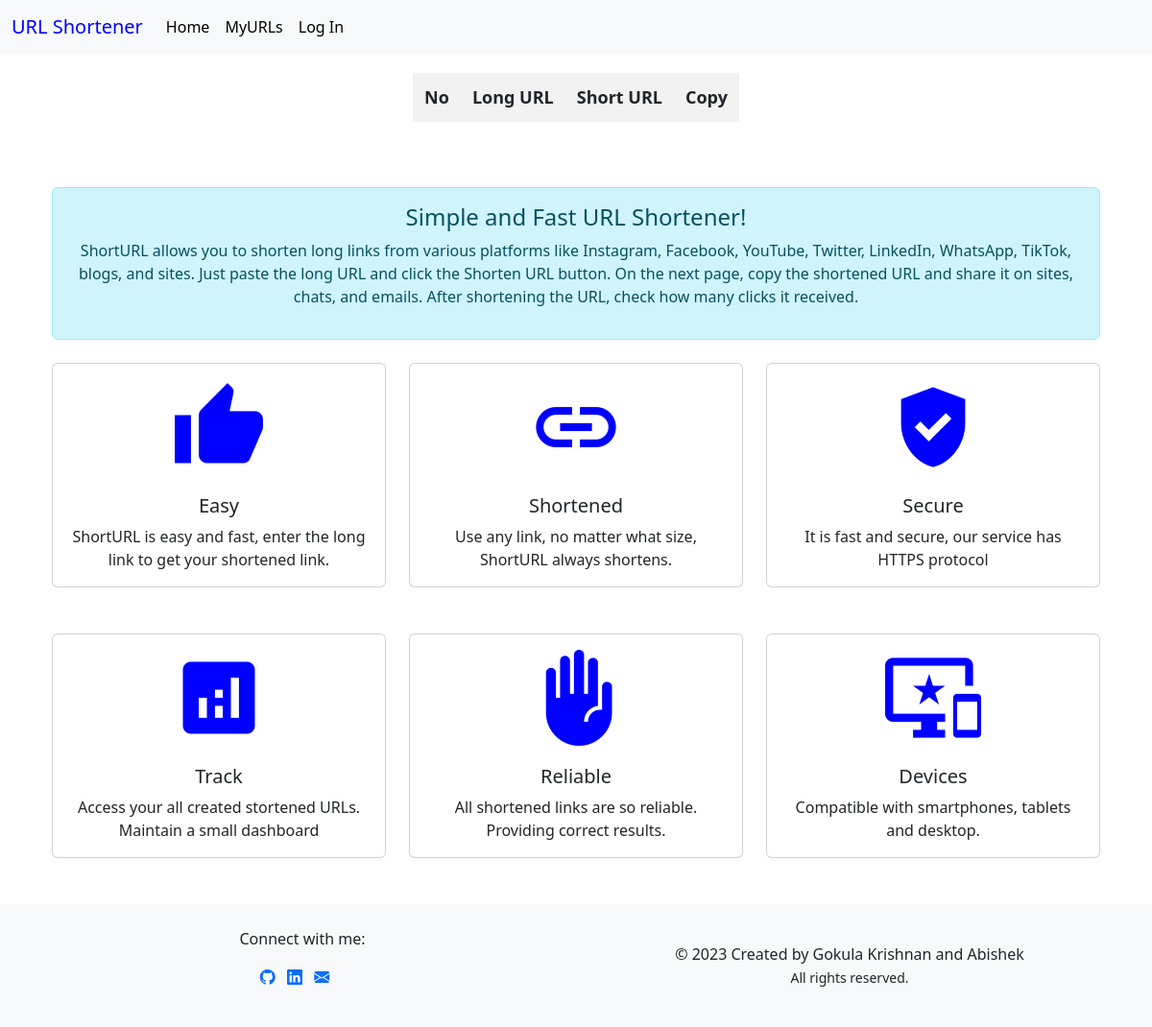
/myurl/1/, run on an earlier commit of the app's database.
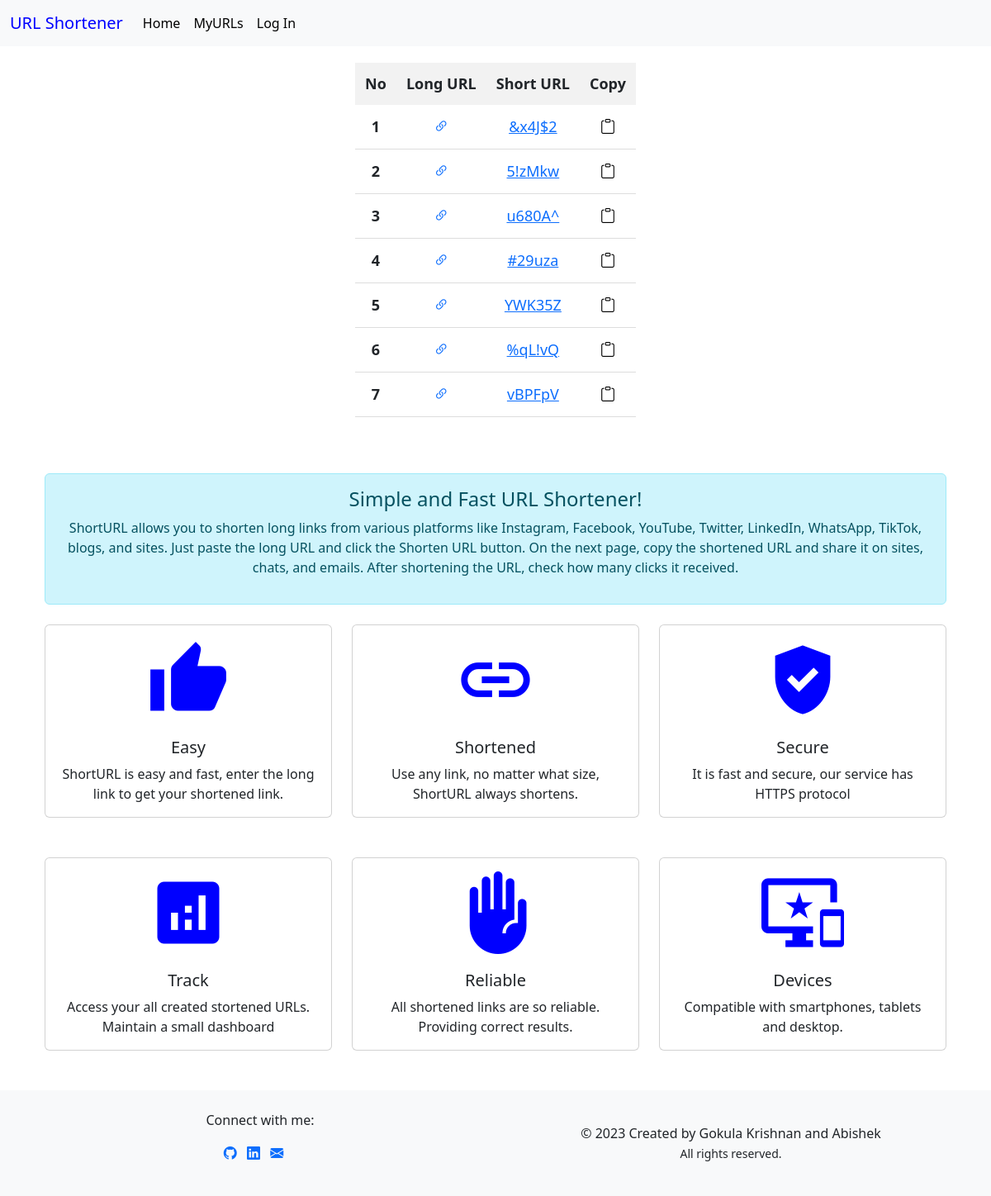
And on a later commit of the database.
### shorturl/models.py (models this page shows, shortened)
class urlModel(models.Model):
    longurl = models.CharField(max_length=5000)
    shorturl = models.CharField(max_length=7)
    count = models.IntegerField(default=0)
    url_user_id=models.ForeignKey(Userdetail,on_delete=models.SET_NULL,null=True,blank=True)

### shorturl/views.py (the view)
# urls.py: path('myurl/<user_id>/',views.getMyUrls,name='myurls'),
def getMyUrls(request,user_id):
    if user_id:
        myOb=urlModel.objects.filter(url_user_id=user_id)
        full_url = request.build_absolute_uri('/')
        if len(myOb)>0:
            return render(request,'myurls.html',{'myUrl':myOb,'baseurl':full_url})
    return render(request,'myurls.html')

### templates/myurls.html (shortened to what this page needs)
{% extends "base.html" %}
{% block content %}
<div style="overflow-x: auto; display: flex; justify-content: center;">
  <table style="border-collapse: collapse; margin: 20px 0; font-size: 18px; text-align: center;">
      <thead>
          <tr>
              <th style="background-color: #f2f2f2; padding: 12px;">No</th>
              <th style="background-color: #f2f2f2; padding: 12px;">Long URL</th>
              <th style="background-color: #f2f2f2; padding: 12px;">Short URL</th>
              <th style="background-color: #f2f2f2; padding: 12px;">Copy</th>
          </tr>
      </thead>
      <tbody>
          {% for mylink in myUrl %}
          <tr>
              <th scope="row" style="border-bottom: 1px solid #ddd; padding: 12px;">{{ forloop.counter }}</th>
              <td style="border-bottom: 1px solid #ddd; padding: 12px;">
                  <a class="table_link" href="{{ mylink.longurl }}" target="_blank" title="{{ mylink.longurl }}">
                    <i class="bi bi-link-45deg"></i>
                  </a>
              </td>
              <td style="border-bottom: 1px solid #ddd; padding: 12px;">
                  <a class="table_link" href="{{baseurl}}{{ mylink.shorturl }}" target="_blank">{{ mylink.shorturl }}</a>
              </td>
              <td style="border-bottom: 1px solid #ddd; padding: 12px;">
                  <button onclick="copyToClipboard('{{baseurl}}{{ mylink.shorturl }}')" style="background: none; border: none; cursor: pointer;">
                    <i class="bi bi-clipboard"></i>
                  </button>
              </td>
          </tr>
          {% endfor %}
      </tbody>
  </table>
</div>
{% endblock %}

### templates/base.html (shortened to what this page needs)
<!DOCTYPE html>
{% load static %}
<html lang="en">
<head>
    <link rel="stylesheet" href="{% static 'css/style.css' %}">
    <link rel="stylesheet" href="https://cdn.jsdelivr.net/npm/bootstrap-icons@1.9.1/font/bootstrap-icons.css">
    <link href="https://stackpath.bootstrapcdn.com/font-awesome/4.7.0/css/font-awesome.min.css" rel="stylesheet">
    <link href="https://cdn.jsdelivr.net/npm/bootstrap@5.3.3/dist/css/bootstrap.min.css" rel="stylesheet">
</head>
<body>
<nav class="navbar navbar-expand-md bg-body-tertiary">
    <div class="container-fluid">
      <a class="navbar-brand" href="{% url 'home' %}" style="color: blue;">URL Shortener</a>
      <div class="collapse navbar-collapse" id="navbarNav">
        <ul class="navbar-nav">
          <li class="nav-item">
            <a class="nav-link text-black" aria-current="page" href="{% url 'home' %}">Home</a>
          </li>
          <li class="nav-item">
            <div class="nav-link text-black" style="cursor: pointer;" onclick="myUrls()">MyURLs</div>
          </li>
          <li>
            <a class="nav-link text-black" href="{% url 'login' %}">Log In</a>
          </li>
        </ul>
      </div>
    </div>
  </nav>
    {% block content %}
    {% endblock %}
    <div class="container mt-5 container-fluid bg-color text-center ">
        <div class="container mt-4">
            <div class="alert alert-info">
                <h4 class="alert-heading">Simple and Fast URL Shortener!</h4>
                <p>
                    ShortURL allows you to shorten long links from various platforms like Instagram, Facebook, YouTube, Twitter, LinkedIn, WhatsApp, TikTok, blogs, and sites. Just paste the long URL and click the Shorten URL button. On the next page, copy the shortened URL and share it on sites, chats, and emails. After shortening the URL, check how many clicks it received.
                </p>
            </div>
        </div>
        <div class="container mt-4">
            <div class="row">
                <div class="col-md-4">
                    <div class="card card-square">
                        <div class="card-body text-center">
                            <span class="material-icons">
                                </span>
                            <h5 class="card-title">Easy</h5>
                            <p class="card-text">ShortURL is easy and fast, enter the long link to get your shortened link.</p>
                        </div>
                    </div>
                </div>
                <div class="col-md-4">
                    <div class="card card-square">
                        <div class="card-body text-center">
                            <span class="material-icons">
                                </span>
                            <h5 class="card-title">Shortened</h5>
                            <p class="card-text">Use any link, no matter what size, ShortURL always shortens.</p>
                        </div>
                    </div>
                </div>
                <div class="col-md-4">
                    <div class="card card-square">
                        <div class="card-body text-center">
                            <span class="material-icons">
                                 </span>
                            <h5 class="card-title">Secure</h5>
                            <p class="card-text">It is fast and secure, our service has HTTPS protocol</p>
                        </div>
                    </div>
                </div>
                <div class="col-md-4 container mt-5">
                    <div class="card card-square">
                        <div class="card-body text-center">
                            <span class="material-icons">
                                </span>
                            <h5 class="card-title">Track</h5>
                            <p class="card-text">Access your all created stortened URLs. Maintain a small dashboard</p>
                        </div>
                    </div>
                </div>
                <div class="col-md-4 container mt-5">
                    <div class="card card-square">
                        <div class="card-body text-center">
                            <span class="material-icons">
                                </span>
                            <h5 class="card-title">Reliable</h5>
                            <p class="card-text">All shortened links are so reliable. Providing correct results.</p>
                        </div>
                    </div>
                </div>
                <div class="col-md-4 container mt-5">
                    <div class="card card-square">
                        <div class="card-body text-center">
                            <span class="material-icons">
                                </span>
                            <h5 class="card-title">Devices</h5>
                            <p class="card-text">Compatible with smartphones, tablets and desktop.</p>
                        </div>
                    </div>
                </div>
            </div>
        </div>
    </div>
<footer class="footer bg-light text-dark py-4 mt-5">
    <div class="container">
        <div class="row text-center">
            <div class="col-md-6 my-auto">
                <p class="mb-3">Connect with me:</p>
                <ul class="list-inline">
                    <li class="list-inline-item">
                        <a href="https://github.com/Techkrish1" target="_blank" rel="noopener noreferrer" class="footer-link">
                            <i class="bi bi-github"></i>
                        </a>
                    </li>
                    <li class="list-inline-item">
                        <a href="https://www.linkedin.com/in/gokula-krishnan-venkatesan-93a3a8227" target="_blank" rel="noopener noreferrer" class="footer-link">
                            <i class="bi bi-linkedin"></i>
                        </a>
                    </li>
                    <li class="list-inline-item">
                        <a href="mailto:krishgokul4002@gmail.com" class="footer-link">
                            <i class="bi bi-envelope-fill"></i>
                        </a>
                    </li>
                </ul>
            </div>
            <div class="col-md-6 my-auto">
                <p class="mb-0">© 2023 Created by Gokula Krishnan and Abishek</p>
                <p class="mb-0"><small>All rights reserved.</small></p>
            </div>
        </div>
    </div>
</footer>
</body>
</html>

### static/css/style.css (style rules this page uses)
.card { border: none; }
table { width: auto; }
th, td { text-align: center; }
span.material-icons { font-size: 100px; color: blue; margin-bottom: 20px; }
.footer { background-color: #f8f9fa; color: #343a40; padding: 1.5rem 0; margin-top: 3rem; }
.footer .list-inline { padding-left: 0; list-style: none; }
.footer .list-inline-item { margin-right: 1rem; }
.footer p, .footer small { margin: 0; }

What changed in the data, as far as the page shows it:
added urlModel: shorturl "&x4J$2"
added urlModel: shorturl "5!zMkw"
added urlModel: shorturl "u680A^"
added urlModel: shorturl "#29uza"
added urlModel: shorturl "YWK35Z"
added urlModel: shorturl "%qL!vQ"
added urlModel: shorturl "vBPFpV"
